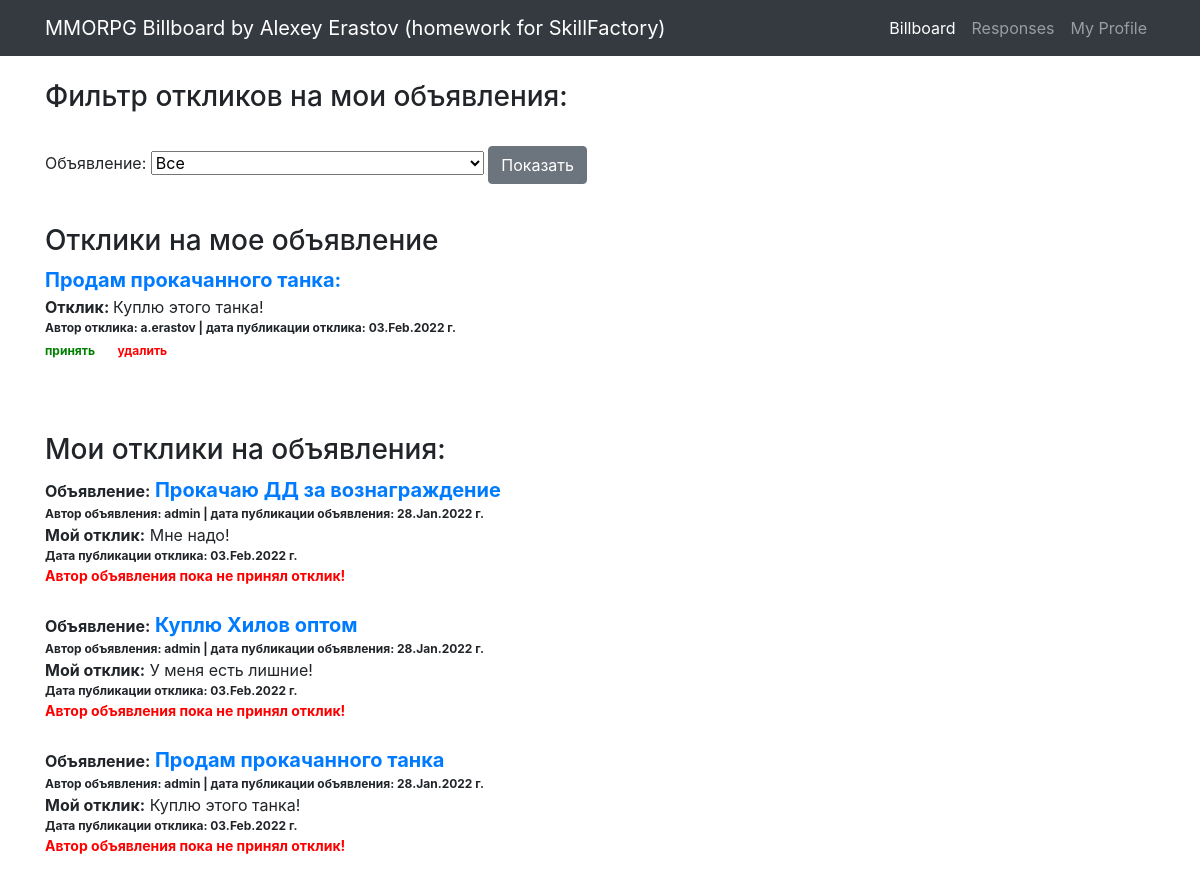
Page /responses/1 (signed in) on the committed database.
### board/models.py (models this page shows)
class Post(models.Model):
    author = models.ForeignKey(User, on_delete=models.CASCADE)
    CAT = (('tanks', 'Танки'),
           ('healers', 'Хилы'),
           ('damage_dealers', 'ДД'),
           ('dealers', 'Торговцы'),
           ('gildmasters', 'Гилдмастеры'),
           ('quest_givers', 'Квестгиверы'),
           ('blacksmiths', 'Кузнецы'),
           ('tanners', 'Кожевники'),
           ('potion_makers', 'Зельевары'),
           ('spell_masters', 'Мастера заклинаний'))
    category = models.CharField(max_length=15, choices=CAT, verbose_name='Категория')
    dateCreation = models.DateTimeField(auto_now_add=True)
    title = models.CharField(max_length=256, verbose_name='Название')
    text = RichTextField()

class Response(models.Model):
    author = models.ForeignKey(User, on_delete=models.CASCADE)
    post = models.ForeignKey(Post, on_delete=models.CASCADE)
    text = models.TextField(verbose_name='Текст')
    status = models.BooleanField(default=False)
    dateCreation = models.DateTimeField(auto_now_add=True)

### board/views.py (the view, shortened to what this page needs)
# urls.py: path('responses', Responses.as_view(), name='responses'),
class Responses(LoginRequiredMixin, ListView):
    model = Response
    template_name = 'responses.html'
    context_object_name = 'responses'
    def get_context_data(self, **kwargs):
        context = super(Responses, self).get_context_data(**kwargs)
        global title
        """
        Далее в условии - если пользователь попал на страницу через ссылку из письма, в которой содержится
        ID поста для фильтра - фильтр работает по этому ID
        """
        if self.kwargs.get('pk') and Post.objects.filter(id=self.kwargs.get('pk')).exists():
            title = str(Post.objects.get(id=self.kwargs.get('pk')).title)
            print(title)
        context['form'] = ResponsesFilterForm(self.request.user, initial={'title': title})
        context['title'] = title
        if title:
            post_id = Post.objects.get(title=title)
            context['filter_responses'] = list(Response.objects.filter(post_id=post_id).order_by('-dateCreation'))
            context['response_post_id'] = post_id.id
        else:
            context['filter_responses'] = list(Response.objects.filter(post_id__author_id=self.request.user).order_by('-dateCreation'))
        context['myresponses'] = list(Response.objects.filter(author_id=self.request.user).order_by('-dateCreation'))
        return context

### board/forms.py
class ResponsesFilterForm(forms.Form):
    def __init__(self, user, *args, **kwargs):
        super(ResponsesFilterForm, self).__init__(*args, **kwargs)
        self.fields['title'] = forms.ModelChoiceField(
            label='Объявление',
            queryset=Post.objects.filter(author_id=user.id).order_by('-dateCreation').values_list('title', flat=True),
            empty_label="Все",
            required=False
        )

### templates/responses.html (shortened to what this page needs)
{% extends 'default.html' %}
{% load bootstrap4 %}
{% block content %}
    <br>
    <h3>Фильтр откликов на мои объявления:</h3><br>
	<form method="POST">
        {{ form }}
		<input class="btn btn-secondary" type="submit" value="Показать">
	</form><br>
    {% if title %}
        <h3>Oтклики на мое объявление</h3>
        <a href="/post/{{ response_post_id }}" style="font-size: 20px;"><b>{{ title }}:</b></a><br>
        {% if filter_responses %}
            {% for response in filter_responses %}
                <a><b>Отклик: </b></a>{{ response.text }}<br>
                <span style="font-size: 12px;"><b>Автор отклика: {{ response.author.username }} |
                    дата публикации отклика: {{ response.dateCreation|date:'d.M.Y' }} г.</b></span><br>
                {% if response.status == False %}
                    <a href="/response/accept/{{ response.id }}" style="font-size: 12px; color:green"><b>принять</b></a>
                    <a>&nbsp;&nbsp;&nbsp;</a>
                    <a href="/response/delete/{{ response.id }}" style="font-size: 12px; color:red"><b>удалить</b></a>
                {% else %}
                    <a style="font-size: 14px; color:green"><b>отклик принят</b></a>
                {% endif %}
                <br><br>
            {% endfor %}
        {% else %}
            <br>
            <h5>Откликов нет!</h5>
        {% endif %}
    {% endif %}
    <br><br>
    <h3>Мои отклики на объявления:</h3>
    {% if myresponses %}
        {% for response in myresponses %}
            <a><b>Объявление:</b></a>
            <a href="/post/{{ response.post_id }}" style="font-size: 20px;"><b>{{ response.post.title }}</b></a><br>
            <span style="font-size: 12px;"><b>Автор объявления:  {{ response.post.author.username }} |
                дата публикации объявления: {{ response.post.dateCreation|date:'d.M.Y' }} г.</b></span><br>
            <a><b>Мой отклик:</b></a>
            {{ response.text }}<br>
            <span style="font-size: 12px;"><b>Дата публикации отклика: {{ response.dateCreation|date:'d.M.Y' }} г.</b></span><br>
            {% if response.status == True %}
                <a style="font-size: 14px; color:green"><b>Автор объявления принял отклик!</b></a>
            {% else %}
                <a style="font-size: 14px; color:red"><b>Автор объявления пока не принял отклик!</b></a>
            {% endif %}
        <br><br>
        {% endfor %}
    {% else %}
        <h5>Откликов нет!</h5>
    {% endif %}
{% endblock content %}

### rows in the picture
Post: title "Продам прокачанного танка"
Response: text "Куплю этого танка!", author.username "a.erastov", dateCreation "03.Feb.2022", post "Продам прокачанного танка", post.author.username "admin", post.dateCreation "28.Jan.2022", status "Автор объявления пока не принял отклик!"
Response: post "Прокачаю ДД за вознаграждение", post.author.username "admin", post.dateCreation "28.Jan.2022", text "Мне надо!", dateCreation "03.Feb.2022", status "Автор объявления пока не принял отклик!"
Response: post "Куплю Хилов оптом", post.author.username "admin", post.dateCreation "28.Jan.2022", text "У меня есть лишние!", dateCreation "03.Feb.2022", status "Автор объявления пока не принял отклик!"
